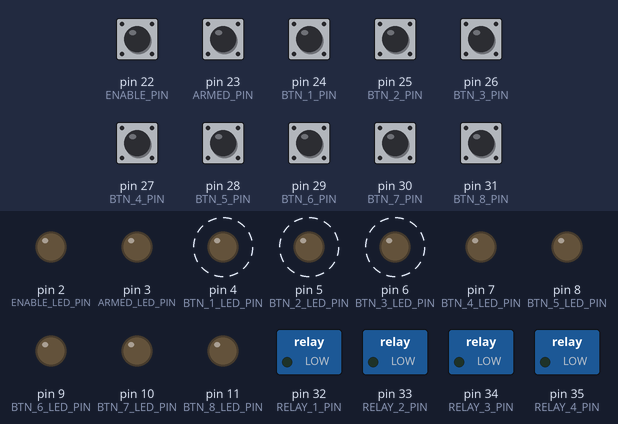
Bench run of a sketch on a simulated Arduino Mega 2560, built with avr-gcc and run on an emulated ATmega2560. Parts: switched loads named in the sketch (green lamp = pin HIGH), output pins drawn as LEDs (lit = HIGH). Dashed ring = blinking. The test bench sets the inputs (shaded band); at power-on: pin 22 (ENABLE_PIN), pin 23 (ARMED_PIN), pin 24 (BTN_1_PIN), pin 25 (BTN_2_PIN), pin 26 (BTN_3_PIN), pin 27 (BTN_4_PIN), pin 28 (BTN_5_PIN), pin 29 (BTN_6_PIN), pin 30 (BTN_7_PIN), pin 31 (BTN_8_PIN) HIGH.

Above: at 0.89 s.
1.3 s: pin 22 (ENABLE_PIN) pulled LOW for 3.2 s
At 1.7 s:
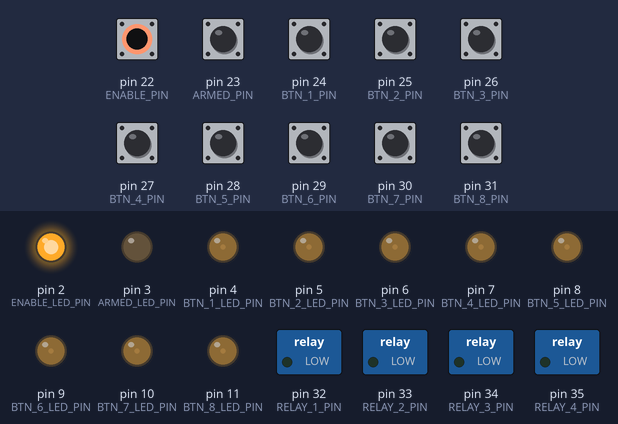
6.0 s: pin 23 (ARMED_PIN) pulled LOW for 0.15 s
At 8.77 s:
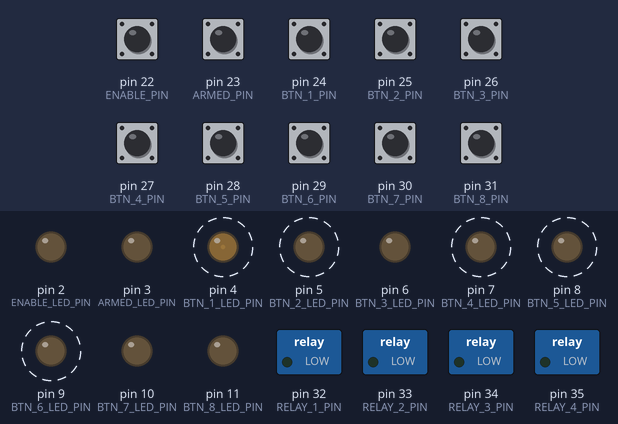
9.0 s: pin 23 (ARMED_PIN) pulled LOW for 1 s
At 9.8 s:
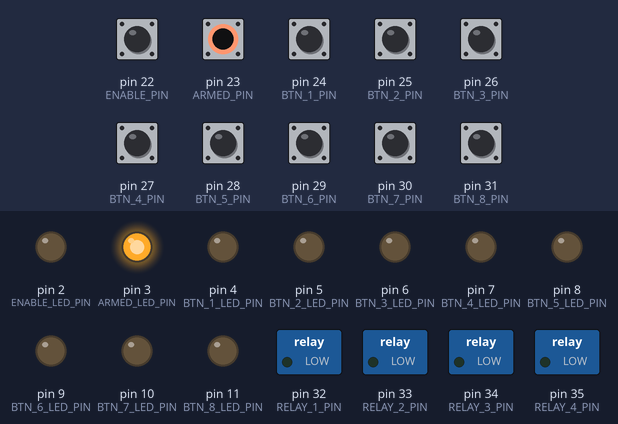
12.0 s: pin 22 (ENABLE_PIN) pulled LOW for 0.15 s
At 12.73 s:
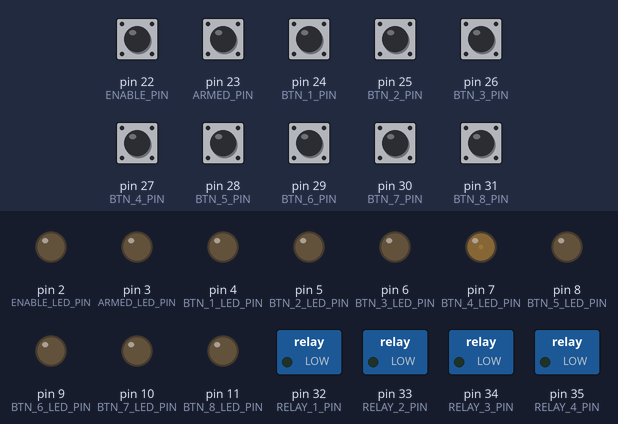
15.1 s: pin 22 (ENABLE_PIN) driven LOW and pin 23 (ARMED_PIN) driven LOW
At 15.7 s:
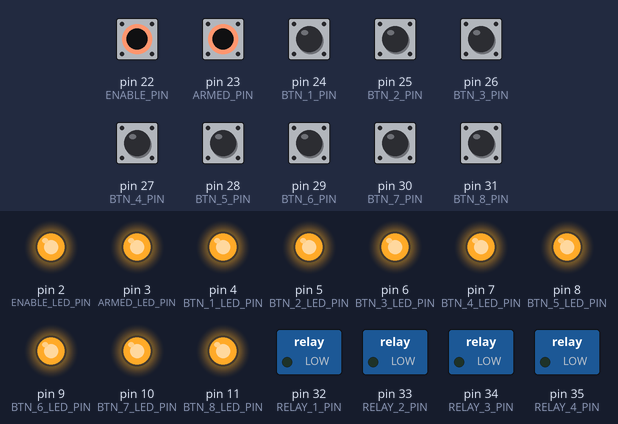
16.6 s: pin 24 (BTN_1_PIN) pulled LOW for 0.15 s
At 20.1 s:
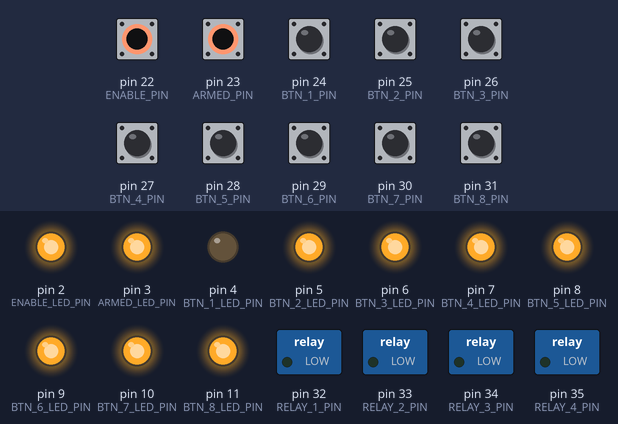
Timing chart, 0 to 20.6 s (numbered marks = the images above; inputs shaded):
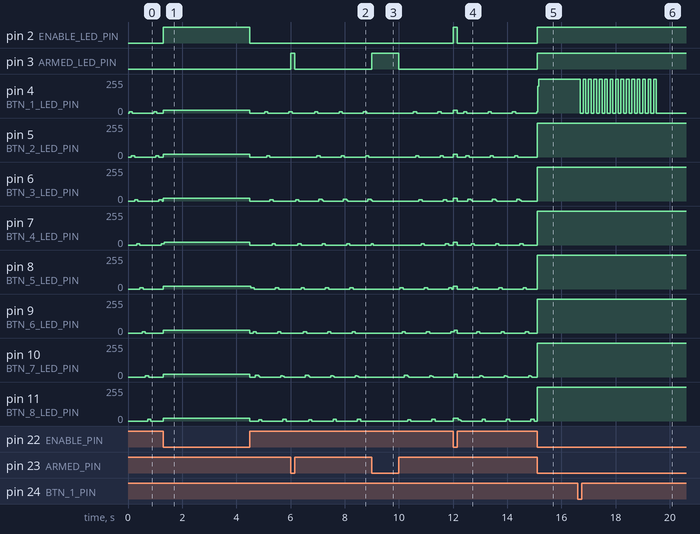

Measured:
- after the input at 1.3 s, pin 2 (ENABLE_LED_PIN): LOW → HIGH at once, → LOW 3.2 s later
- after the input at 6.0 s, pin 3 (ARMED_LED_PIN): LOW → HIGH at once, → LOW 0.15 s later
- after the input at 9.0 s, pin 3 (ARMED_LED_PIN): LOW → HIGH at once, → LOW 1.0 s later
- after the input at 12.0 s, pin 2 (ENABLE_LED_PIN): LOW → HIGH at once, → LOW 0.15 s later
- after the input at 15.1 s, pin 2 (ENABLE_LED_PIN), pin 3 (ARMED_LED_PIN): LOW → HIGH at once
- after the input at 16.6 s, pin 4 (BTN_1_LED_PIN): alternates 255/255 for 0.10 s and 0/255 for 0.10 s, 29 changes in all, then stays 0/255, starting after 0.10 s; pin 32 (RELAY_1_PIN): LOW → HIGH at once, → LOW 3.0 s later

The sketch:

launcher.ino
```cpp
const uint8_t ENABLE_LED_PIN = 2;
const uint8_t ARMED_LED_PIN = 3;
const uint8_t BTN_1_LED_PIN = 4;
const uint8_t BTN_2_LED_PIN = 5;
const uint8_t BTN_3_LED_PIN = 6;
const uint8_t BTN_4_LED_PIN = 7;
const uint8_t BTN_5_LED_PIN = 8;
const uint8_t BTN_6_LED_PIN = 9;
const uint8_t BTN_7_LED_PIN = 10;
const uint8_t BTN_8_LED_PIN = 11;
const uint8_t ENABLE_PIN = 22;
const uint8_t ARMED_PIN = 23;
const uint8_t BTN_1_PIN = 24;
const uint8_t BTN_2_PIN = 25;
const uint8_t BTN_3_PIN = 26;
const uint8_t BTN_4_PIN = 27;
const uint8_t BTN_5_PIN = 28;
const uint8_t BTN_6_PIN = 29;
const uint8_t BTN_7_PIN = 30;
const uint8_t BTN_8_PIN = 31;
const uint8_t RELAY_1_PIN = 32;
const uint8_t RELAY_2_PIN = 33;
const uint8_t RELAY_3_PIN = 34;
const uint8_t RELAY_4_PIN = 35;
const uint8_t RELAY_5_PIN = 36;
const uint8_t RELAY_6_PIN = 37;
const uint8_t RELAY_7_PIN = 38;
const uint8_t RELAY_8_PIN = 39;
const uint8_t NUM_OF_BUTTONS = 8;
const uint8_t DIM = 20;
const uint8_t BURN_BLINK_MILLIS = 100;
const uint8_t MAX_PWM = 255;
const uint8_t LIGHTSHOW_MILLIS_PER_LIGHT = 100;
const uint16_t RELAY_BURN_MILLIS = 3000;

struct Light {
    uint8_t ledPin = 0;
    void on(bool on) {
        setValue(on ? MAX_PWM : 0);
    };
    void setValue(int value) {
        if (value < 0) value = 0;
        if (value > MAX_PWM) value = MAX_PWM;
        analogWrite(ledPin, value);
    };
    Light() {};
    Light(int ledPinNumber) {
        ledPin = ledPinNumber;
        pinMode(ledPin, OUTPUT);
    };
};

struct Switch {
    uint8_t switchPin = 0;
    uint8_t ledPin = 0;
    Light light;
    bool isClosed() {
        return digitalRead(switchPin) == LOW;
    };
    bool isOpen() {
        return !isClosed();
    }
    Switch() {};
    Switch(int switchPinNumber, int ledPinNumber) {
        switchPin = switchPinNumber;
        pinMode(switchPin, INPUT_PULLUP);
        light = Light(ledPinNumber);
    };
};

struct LaunchButton {
    Switch launchSwitch;
    bool fired = false;
    bool burning = false;
    bool burnBlinkToggle = true;
    unsigned long burnBlinkSwitchMillis = 0;
    unsigned long firedAtMillis = 0;
    int relayPin = 0;
    LaunchButton() {};
    LaunchButton(int switchPinNumber, int ledPinNumber, int relayPinNumber) {
        relayPin = relayPinNumber;
        launchSwitch = Switch(switchPinNumber, ledPinNumber);
        pinMode(relayPin, OUTPUT);
    };
    void processInput(bool isEnabled, bool isArmed, unsigned long now) {
        if (burning && (now - firedAtMillis) >= RELAY_BURN_MILLIS) {
            digitalWrite(relayPin, LOW);
            launchSwitch.light.on(false);
            burning = false;
            return;
        }

        if (burning) {
            launchSwitch.light.on(burnBlinkToggle);
            if ((now - burnBlinkSwitchMillis) >= BURN_BLINK_MILLIS) {
                burnBlinkSwitchMillis = now;
                burnBlinkToggle = !burnBlinkToggle;
            }
            return;
        }

        if (!isEnabled || fired) {
            launchSwitch.light.on(false);
            return;
        }

        if (isArmed && launchSwitch.isClosed()) {
          firedAtMillis = now;
          burnBlinkSwitchMillis = now;
          fired = true;
          burning = true;
          digitalWrite(relayPin, HIGH);
          return;
        }

        if (isArmed && launchSwitch.isOpen()) {
            launchSwitch.light.on(true);
            return;
        }

        if (launchSwitch.isClosed()) {
            launchSwitch.light.on(true);
            digitalWrite(relayPin, HIGH);
            return;
        }

        digitalWrite(relayPin, LOW);
        launchSwitch.light.setValue(DIM);
    }
};

struct Lightshow {
    unsigned long lightshowLastSwitchMillis = 0;
    uint8_t lightshowLightIndex = 0;

    void display(LaunchButton *buttons, unsigned long now) {
        if (lightshowLastSwitchMillis == 0) {
            lightshowLastSwitchMillis = now;
        }

        if (now - lightshowLastSwitchMillis >= LIGHTSHOW_MILLIS_PER_LIGHT) {
            lightshowLastSwitchMillis = now;
            lightshowLightIndex++;
            if (lightshowLightIndex > NUM_OF_BUTTONS) {
                lightshowLightIndex = 0;
            }
        }

        for (int i = 0; i < NUM_OF_BUTTONS; i++) {
            if (i == lightshowLightIndex) {
                buttons[i].launchSwitch.light.setValue(DIM);
            } else {
                buttons[i].launchSwitch.light.on(false);
            }
        }
    }
};

Switch enableSwitch, armedSwitch;
LaunchButton buttons[NUM_OF_BUTTONS];
Lightshow lightshow;

void setup()
{
	enableSwitch = Switch(ENABLE_PIN, ENABLE_LED_PIN);
    armedSwitch = Switch(ARMED_PIN, ARMED_LED_PIN);
    buttons[0] = LaunchButton(BTN_1_PIN, BTN_1_LED_PIN, RELAY_1_PIN);
    buttons[1] = LaunchButton(BTN_2_PIN, BTN_2_LED_PIN, RELAY_2_PIN);
    buttons[2] = LaunchButton(BTN_3_PIN, BTN_3_LED_PIN, RELAY_3_PIN);
    buttons[3] = LaunchButton(BTN_4_PIN, BTN_4_LED_PIN, RELAY_4_PIN);
    buttons[4] = LaunchButton(BTN_5_PIN, BTN_5_LED_PIN, RELAY_5_PIN);
    buttons[5] = LaunchButton(BTN_6_PIN, BTN_6_LED_PIN, RELAY_6_PIN);
    buttons[6] = LaunchButton(BTN_7_PIN, BTN_7_LED_PIN, RELAY_7_PIN);
    buttons[7] = LaunchButton(BTN_8_PIN, BTN_8_LED_PIN, RELAY_8_PIN);
}

void loop()
{
    unsigned long now = millis();

    bool isEnabled = enableSwitch.isClosed();
    bool isArmed = armedSwitch.isClosed();

    enableSwitch.light.on(isEnabled);
    armedSwitch.light.on(isArmed);

    for (int i = 0; i < NUM_OF_BUTTONS; i++) {
        buttons[i].processInput(isEnabled, isArmed, now);
    }

    if (!isEnabled && !isArmed) {
        lightshow.display(buttons, now);
    }
}
```
